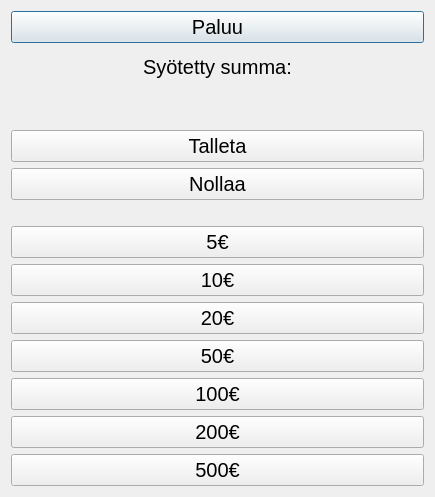
<?xml version="1.0" encoding="UTF-8"?>
<ui version="4.0">
 <class>Deposit</class>
 <widget class="QDialog" name="Deposit">
  <property name="geometry">
   <rect>
    <x>0</x>
    <y>0</y>
    <width>435</width>
    <height>497</height>
   </rect>
  </property>
  <property name="font">
   <font>
    <pointsize>15</pointsize>
   </font>
  </property>
  <property name="windowTitle">
   <string>Talletus</string>
  </property>
  <layout class="QVBoxLayout" name="verticalLayout">
   <item>
    <widget class="QPushButton" name="btnDepositBack">
     <property name="text">
      <string>Paluu</string>
     </property>
    </widget>
   </item>
   <item alignment="Qt::AlignmentFlag::AlignHCenter">
    <widget class="QLabel" name="labelAmount">
     <property name="text">
      <string>Syötetty summa:</string>
     </property>
    </widget>
   </item>
   <item>
    <widget class="QLabel" name="labelAddedAmount">
     <property name="text">
      <string/>
     </property>
    </widget>
   </item>
   <item>
    <widget class="QPushButton" name="btnNewDeposit">
     <property name="text">
      <string>Talleta</string>
     </property>
    </widget>
   </item>
   <item>
    <widget class="QPushButton" name="btnReset">
     <property name="text">
      <string>Nollaa</string>
     </property>
    </widget>
   </item>
   <item>
    <spacer name="horizontalSpacer">
     <property name="orientation">
      <enum>Qt::Orientation::Horizontal</enum>
     </property>
     <property name="sizeHint" stdset="0">
      <size>
       <width>40</width>
       <height>20</height>
      </size>
     </property>
    </spacer>
   </item>
   <item>
    <widget class="QPushButton" name="btnAddFive">
     <property name="text">
      <string>5€</string>
     </property>
    </widget>
   </item>
   <item>
    <widget class="QPushButton" name="btnAddTen">
     <property name="text">
      <string>10€</string>
     </property>
    </widget>
   </item>
   <item>
    <widget class="QPushButton" name="btnAddTwenty">
     <property name="text">
      <string>20€</string>
     </property>
    </widget>
   </item>
   <item>
    <widget class="QPushButton" name="btnAddFifty">
     <property name="text">
      <string>50€</string>
     </property>
    </widget>
   </item>
   <item>
    <widget class="QPushButton" name="btnAddHundred">
     <property name="text">
      <string>100€</string>
     </property>
    </widget>
   </item>
   <item>
    <widget class="QPushButton" name="btnAddTwoHundred">
     <property name="text">
      <string>200€</string>
     </property>
    </widget>
   </item>
   <item>
    <widget class="QPushButton" name="btnAddFiveHundred">
     <property name="text">
      <string>500€</string>
     </property>
    </widget>
   </item>
  </layout>
 </widget>
 <resources/>
 <connections/>
</ui>
